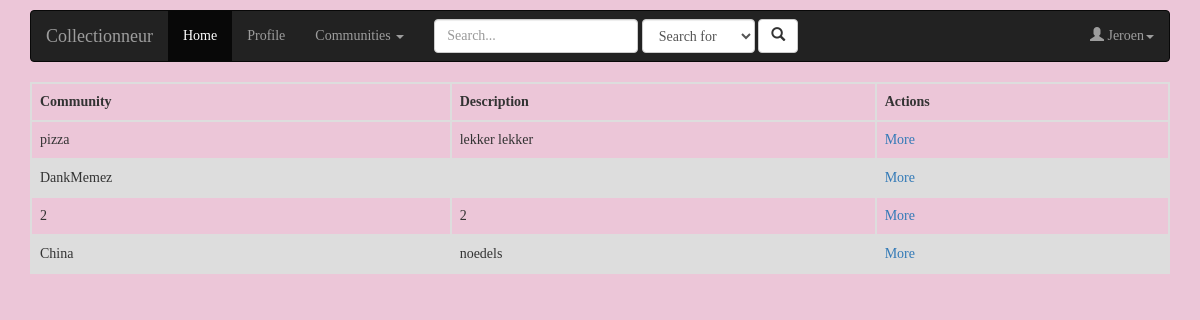
Page /mycommunities (signed in) on the committed database.
### tables this page shows
CREATE TABLE 'community_page' ('name' TEXT PRIMARY KEY NOT NULL, 'description' TEXT);

### application.py (the view)
@app.route("/mycommunities", methods=["GET", "POST"])
@login_required
def mycommunities():
    return render_template("mycommunities.html", pages=com.mycommunities(session["user_id"]))

### communities.py (called while the page is built)
    def show(communityname = ""):
        if not communityname:
            return db.execute("SELECT * FROM community_page")
        else:
            return db.execute("SELECT * FROM community_page WHERE LOWER(name)=:communityname",communityname=communityname.lower())

    def mycommunities(userid):
        pages = db.execute("SELECT communityname FROM community_users WHERE username=:username",username=session["username"])
        return [Communities.show(page["communityname"])[0] for page in pages]

### helpers.py (called while the page is built)
def login_required(f):
    @wraps(f)
    def decorated_function(*args, **kwargs):
        if session.get("user_id") is None:
            return redirect("/login")
        return f(*args, **kwargs)
    return decorated_function

### templates/mycommunities.html (shortened to what this page needs)
{% extends "layout.html" %}
{% block main %}
    <body>
        <table class="communityoverview">
            <thead>
                <tr>
                    <th>Community</th>
                    <th>Description</th>
                    <th>Actions</th>
                </tr>
            </thead>
            <tbody>
                {% for item in pages %}
                    <tr>
                        <td>{{ item.name }}</td>
                        <td>{{ item.description }}</td>
                        <td>
                            <div>
                                <a href="{{ url_for('community', community=item.name) }}">More</a>
                            </div>
                        </td>
                    </tr>
                {% endfor %}
            </tbody>
        </table>
    </body>
{% endblock %}

### static/styles.css (style rules this page uses)
main td { text-align: left; }
html, body { font-family: 'Lato', serif; }
table.list tr, td, th { border: 2px solid #dddddd; text-align: left; padding: 8px; }
table.communityoverview { border-collapse: collapse; width: 100%; }
table.communityoverview tr, td, th { border: 2px solid #dddddd; text-align: left; padding: 8px; }
table.communityoverview tr:nth-child(even) { background-color: #dddddd; }
table.filmindex tr, td, th { border: 2px solid #dddddd; text-align: left; padding: 8px; }
table.comindex tr, td, th { border: 2px solid #dddddd; text-align: left; padding: 8px; }

### templates/layout.html (style rules this page uses)
body { font-family:"Comic Sans MS"; background-color:#ecc6d8; }

### rows in the picture
community_page: name "pizza", description "lekker lekker"
community_page: name "DankMemez"
community_page: name "2", description "2"
community_page: name "China", description "noedels"

### other values in the picture
{{ session["username"] }} "Jeroen"
